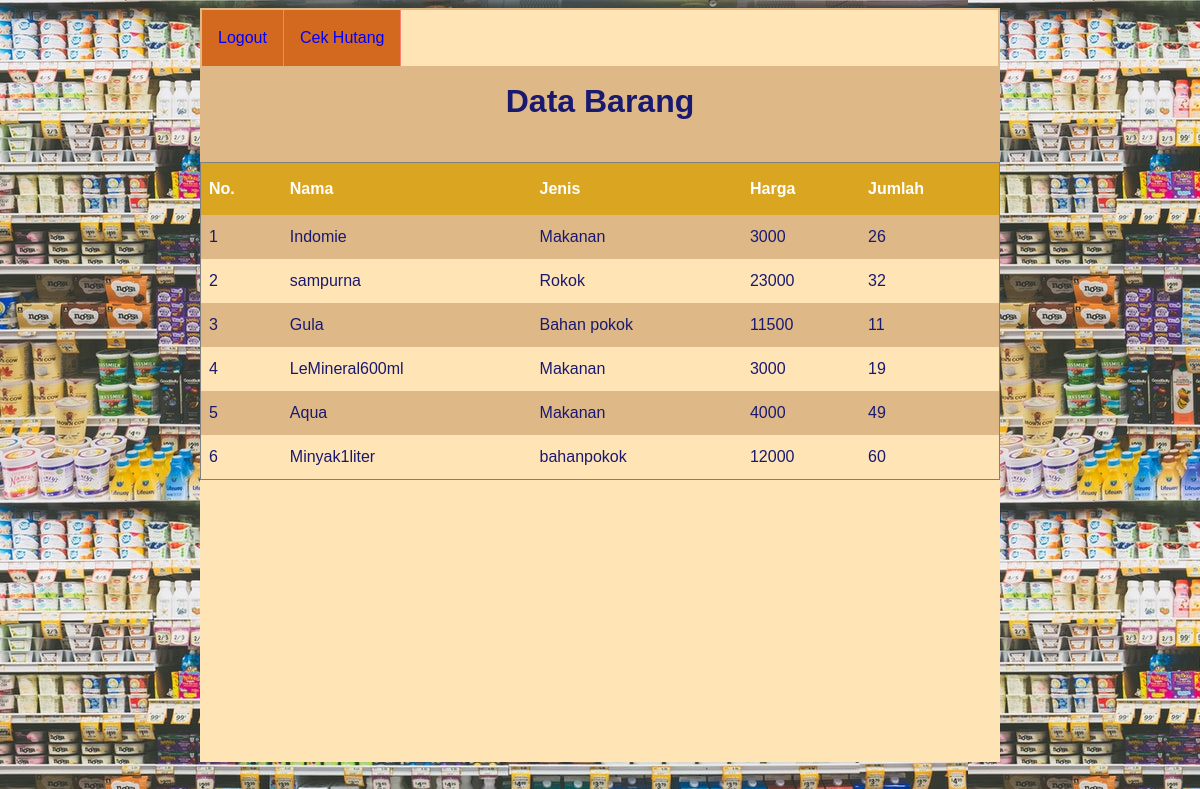
The app's page /pelanggan/listbarang.php with its own data.
### tables this page shows
CREATE TABLE `barang` (
  `id` int(11) NOT NULL,
  `nama` varchar(100) NOT NULL,
  `jenis` varchar(100) NOT NULL,
  `supply` varchar(100) NOT NULL,
  `harga_beli` int(100) NOT NULL,
  `harga_jual` int(100) NOT NULL,
  `jumlah` int(20) NOT NULL
);

### admin/functions.php (called while the page is built, shortened)
<?php
$conn = mysqli_connect("localhost","root","","warung_kelontong") ;
function query($query) {
	global $conn;
	$result = mysqli_query($conn,$query);
	$rows = [];
	while($row = mysqli_fetch_assoc($result)){
		$rows[] = $row;
}
return $rows;
}
?>

### pelanggan/listbarang.php (the view, shortened to what this page needs)
<?php
require '../admin/functions.php';
$barang = query("SELECT nama,jenis,harga_jual,jumlah FROM barang");
?>
<!DOCTYPE html>
<html>
<link rel="stylesheet" href="../style.css">
<head>
<head>
</head>
<body class="body2" >
	<div class="container">
	<div class="header">
		<ul>
			<li>
	<a href="../logout.php">Logout</a> </li>
	<li>
	<a href="loginpelanggan.php">Cek Hutang</a> </li>
</ul>
	<h1 class="judul">Data Barang</h1>
</div>
<div class="content">
	<table id="tabel" border="1" cellpadding="10" cellspacing="0">
		<tr>
			<th>No.</th>
			<th>Nama</th>
			<th>Jenis</th>
			<th>Harga</th>
			<th>Jumlah</th>
		</tr>
		<?php $i = 1; ?>
		<?php foreach ($barang as $row ) :
		 ?>
		<tr>
			<td><?= $i; ?></td>
			<td><?= $row["nama"]; ?></td>
			<td><?= $row["jenis"]; ?></td>
			<td><?= $row["harga_jual"]; ?></td>
			<td><?= $row["jumlah"]; ?></td>
		</tr>
		<?php $i++; ?>
		<?php endforeach; ?>
	</table>
</div>
</div>
</body>
</html>

### style.css (style rules this page uses)
body { font: 16px/28px arial,sans-serif; background-image: url(gambar/restaurant_icons.png); color: #191970; }
.container { width: 800px; margin: auto; background-color: #DEB887; }
.header { padding: 2px; padding-bottom: 5px; }
.header ul { list-style-type: none; margin: 0; padding: 0; overflow: hidden; background-color: #FFE4B5; }
.header li { float: left; border-right:1px solid salmon; background-color: chocolate; }
.header li a { display: block; color: blue ; text-align: center; padding: 14px 16px; text-decoration: none; }
.body2 { font-family: sans-serif; background-image: url(gambar/tes.jpg); }
h1 { text-align: center; }
.content { background-color: #FFE4B5; height: 600px; }
#tabel { padding-top: 20px; margin-top: 20px; font-family: "Trebuchet MS", Arial, Helvetica, sans-serif; border-collapse: collapse; width: 100%; }
#tabel td, #tabel th { border: 0px solid chocolate ; padding: 8px; }
#tabel tr:nth-child(even) { background-color: #DEB887; }
#tabel th { padding-top: 12px; padding-bottom: 12px; text-align: left; background-color: #DAA520; color: white; }

### records on screen
barang: nama "Indomie", jenis "Makanan", harga_jual "3000", jumlah "26"
barang: nama "sampurna", jenis "Rokok", harga_jual "23000", jumlah "32"
barang: nama "Gula", jenis "Bahan pokok", harga_jual "11500", jumlah "11"
barang: nama "LeMineral600ml", jenis "Makanan", harga_jual "3000", jumlah "19"
barang: nama "Aqua", jenis "Makanan", harga_jual "4000", jumlah "49"
barang: nama "Minyak1liter", jenis "bahanpokok", harga_jual "12000", jumlah "60"
